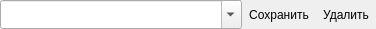
<?xml version="1.0" encoding="UTF-8"?>
<ui version="4.0">
 <class>SimplePresetCombo</class>
 <widget class="QWidget" name="SimplePresetCombo">
  <property name="geometry">
   <rect>
    <x>0</x>
    <y>0</y>
    <width>376</width>
    <height>29</height>
   </rect>
  </property>
  <property name="windowTitle">
   <string>Form</string>
  </property>
  <layout class="QHBoxLayout" name="horizontalLayout">
   <property name="spacing">
    <number>0</number>
   </property>
   <property name="leftMargin">
    <number>0</number>
   </property>
   <property name="topMargin">
    <number>0</number>
   </property>
   <property name="rightMargin">
    <number>0</number>
   </property>
   <property name="bottomMargin">
    <number>0</number>
   </property>
   <item>
    <widget class="QComboBox" name="comboBox">
     <property name="sizePolicy">
      <sizepolicy hsizetype="Preferred" vsizetype="Expanding">
       <horstretch>0</horstretch>
       <verstretch>0</verstretch>
      </sizepolicy>
     </property>
     <property name="font">
      <font>
       <pointsize>10</pointsize>
      </font>
     </property>
     <property name="editable">
      <bool>true</bool>
     </property>
     <property name="insertPolicy">
      <enum>QComboBox::NoInsert</enum>
     </property>
     <property name="frame">
      <bool>true</bool>
     </property>
    </widget>
   </item>
   <item>
    <widget class="QToolButton" name="saveBtn">
     <property name="sizePolicy">
      <sizepolicy hsizetype="Fixed" vsizetype="Expanding">
       <horstretch>0</horstretch>
       <verstretch>0</verstretch>
      </sizepolicy>
     </property>
     <property name="toolTip">
      <string>Сохранить предустановку</string>
     </property>
     <property name="text">
      <string>Сохранить</string>
     </property>
     <property name="iconSize">
      <size>
       <width>32</width>
       <height>32</height>
      </size>
     </property>
     <property name="autoRaise">
      <bool>true</bool>
     </property>
    </widget>
   </item>
   <item>
    <widget class="QToolButton" name="removeBtn">
     <property name="sizePolicy">
      <sizepolicy hsizetype="Fixed" vsizetype="Expanding">
       <horstretch>0</horstretch>
       <verstretch>0</verstretch>
      </sizepolicy>
     </property>
     <property name="toolTip">
      <string>Удалить предустановку</string>
     </property>
     <property name="text">
      <string>Удалить</string>
     </property>
     <property name="iconSize">
      <size>
       <width>32</width>
       <height>32</height>
      </size>
     </property>
     <property name="autoRaise">
      <bool>true</bool>
     </property>
    </widget>
   </item>
  </layout>
 </widget>
 <resources/>
 <connections/>
</ui>
